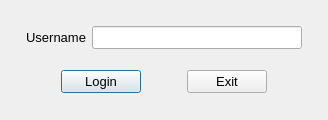
<?xml version="1.0" encoding="UTF-8"?>
<ui version="4.0">
 <class>Dialog</class>
 <widget class="QDialog" name="Dialog">
  <property name="geometry">
   <rect>
    <x>0</x>
    <y>0</y>
    <width>320</width>
    <height>120</height>
   </rect>
  </property>
  <property name="font">
   <font>
    <pointsize>10</pointsize>
   </font>
  </property>
  <property name="windowTitle">
   <string>Login</string>
  </property>
  <property name="modal">
   <bool>true</bool>
  </property>
  <layout class="QGridLayout" name="gridLayout">
   <item row="3" column="1">
    <layout class="QHBoxLayout" name="horizontalLayout">
     <property name="leftMargin">
      <number>50</number>
     </property>
     <property name="rightMargin">
      <number>50</number>
     </property>
     <item>
      <widget class="QPushButton" name="loginBtn">
       <property name="text">
        <string>Login</string>
       </property>
      </widget>
     </item>
     <item>
      <spacer name="horizontalSpacer">
       <property name="orientation">
        <enum>Qt::Horizontal</enum>
       </property>
       <property name="sizeType">
        <enum>QSizePolicy::Fixed</enum>
       </property>
       <property name="sizeHint" stdset="0">
        <size>
         <width>40</width>
         <height>20</height>
        </size>
       </property>
      </spacer>
     </item>
     <item>
      <widget class="QPushButton" name="exitBtn">
       <property name="text">
        <string>Exit</string>
       </property>
      </widget>
     </item>
    </layout>
   </item>
   <item row="1" column="1">
    <layout class="QHBoxLayout" name="horizontalLayout_2">
     <property name="spacing">
      <number>6</number>
     </property>
     <property name="leftMargin">
      <number>15</number>
     </property>
     <property name="topMargin">
      <number>0</number>
     </property>
     <property name="rightMargin">
      <number>15</number>
     </property>
     <item>
      <widget class="QLabel" name="label">
       <property name="text">
        <string>Username</string>
       </property>
       <property name="alignment">
        <set>Qt::AlignRight|Qt::AlignTrailing|Qt::AlignVCenter</set>
       </property>
      </widget>
     </item>
     <item>
      <widget class="QLineEdit" name="usernameTxb"/>
     </item>
    </layout>
   </item>
  </layout>
 </widget>
 <tabstops>
  <tabstop>usernameTxb</tabstop>
  <tabstop>loginBtn</tabstop>
  <tabstop>exitBtn</tabstop>
 </tabstops>
 <resources/>
 <connections/>
</ui>
